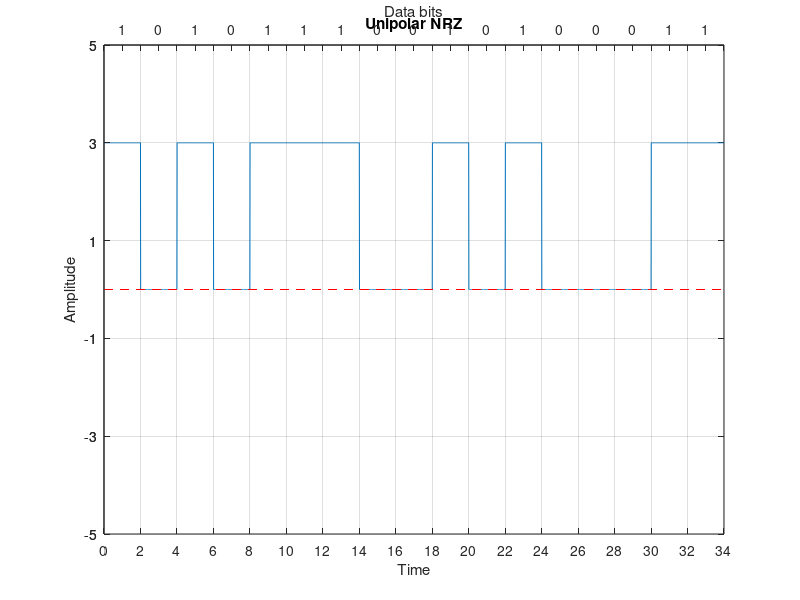

Reproduce this figure in MATLAB.
close all; clear all; clc;

bits = [1 0 1 0 1 1 1 0 0 1 0 1 0 0 0 1 1];
bit_duration = 2;

fs = 100;
total_time = length(bits) * bit_duration;
time = 0: 1/fs : total_time;

amplitude = 3;

# Modulation
idx = 1;
for i = 1 : length(time)
  modulated_signal(i) = bits(idx) * amplitude;
  if time(i)/bit_duration >= idx
      idx = idx+1;
  endif
endfor


# Ploting
plot(time, modulated_signal);
xticks([0: bit_duration: total_time]);
yticks([-5: 2: 5]);
ylim([-5, 5]);
xlim([0, total_time]);
grid on;
title('Unipolar NRZ');
xlabel('Time');
ylabel('Amplitude');
line([0, total_time], [0, 0], 'linestyle', '--', 'color', 'r')

# Top axis
ax1 = gca;
ax2 = axes('position', get(ax1, 'position'), 'color', 'none');
set(ax2, 'xaxislocation', 'top');
set(ax2, 'xlim', get(ax1, 'xlim'));
set(ax2, 'ylim', get(ax1, 'ylim'));
set(ax2, 'xtick', [bit_duration/2: bit_duration: total_time]);
set(ax2, 'ytick', get(ax1, 'ytick'));
set(ax2, 'xticklabel', bits);
set(ax2, 'xlabel', 'Data bits');


# Demodulation
idx = 1;
for i = 1 : length(time)
    if time(i)/bit_duration >= idx
        received(idx) = modulated_signal(i)/amplitude;
        idx = idx + 1;
    endif
endfor

disp('Sender End: ');
disp(bits);
disp('Receiver End: ');
disp(received);











